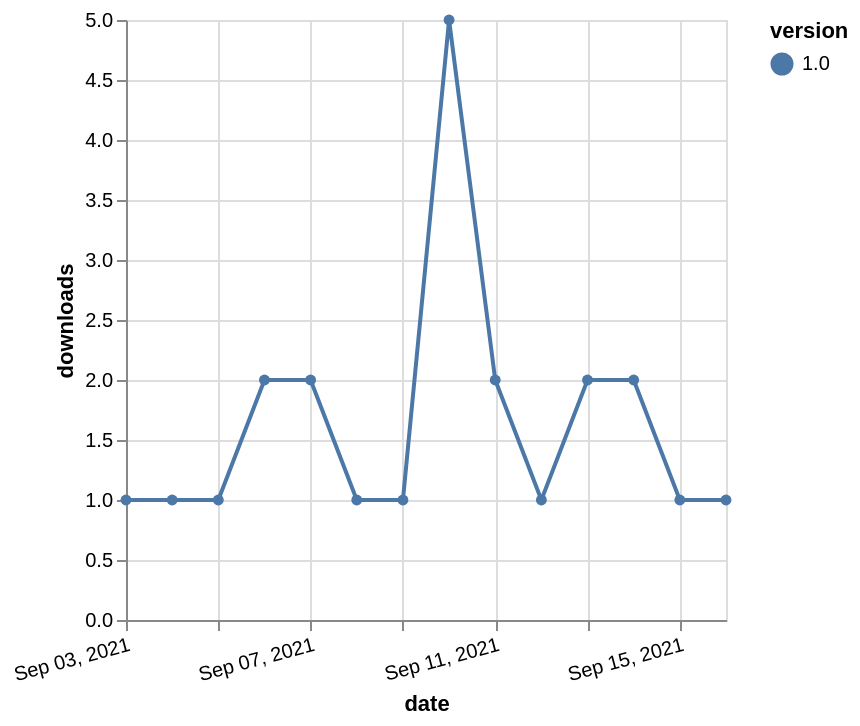

Specify this chart in Vega-Lite:
### Vega-Lite specification from a JSON file in a GitHub repository (floating-point values rounded to 4 significant figures)
{"$schema": "https://vega.github.io/schema/vega-lite/v5.json", "description": "A simple bar chart with embedded data.", "data": {"values": [{"date": "2021-09-03", "total": 211, "delta": 1, "version": "1.0"}, {"date": "2021-09-04", "total": 212, "delta": 1, "version": "1.0"}, {"date": "2021-09-05", "total": 213, "delta": 1, "version": "1.0"}, {"date": "2021-09-06", "total": 215, "delta": 2, "version": "1.0"}, {"date": "2021-09-07", "total": 217, "delta": 2, "version": "1.0"}, {"date": "2021-09-08", "total": 218, "delta": 1, "version": "1.0"}, {"date": "2021-09-09", "total": 219, "delta": 1, "version": "1.0"}, {"date": "2021-09-10", "total": 224, "delta": 5, "version": "1.0"}, {"date": "2021-09-11", "total": 226, "delta": 2, "version": "1.0"}, {"date": "2021-09-12", "total": 227, "delta": 1, "version": "1.0"}, {"date": "2021-09-13", "total": 229, "delta": 2, "version": "1.0"}, {"date": "2021-09-14", "total": 231, "delta": 2, "version": "1.0"}, {"date": "2021-09-15", "total": 232, "delta": 1, "version": "1.0"}, {"date": "2021-09-16", "total": 233, "delta": 1, "version": "1.0"}]}, "width": "container", "mark": {"type": "line", "point": {"filled": true}}, "encoding": {"x": {"field": "date", "type": "temporal", "timeUnit": "yearmonthdate", "title": "date", "axis": {"labelAngle": -15}}, "y": {"field": "delta", "type": "quantitative", "title": "downloads"}, "color": {"field": "version", "type": "nominal"}, "tooltip": {"field": "delta"}}}
